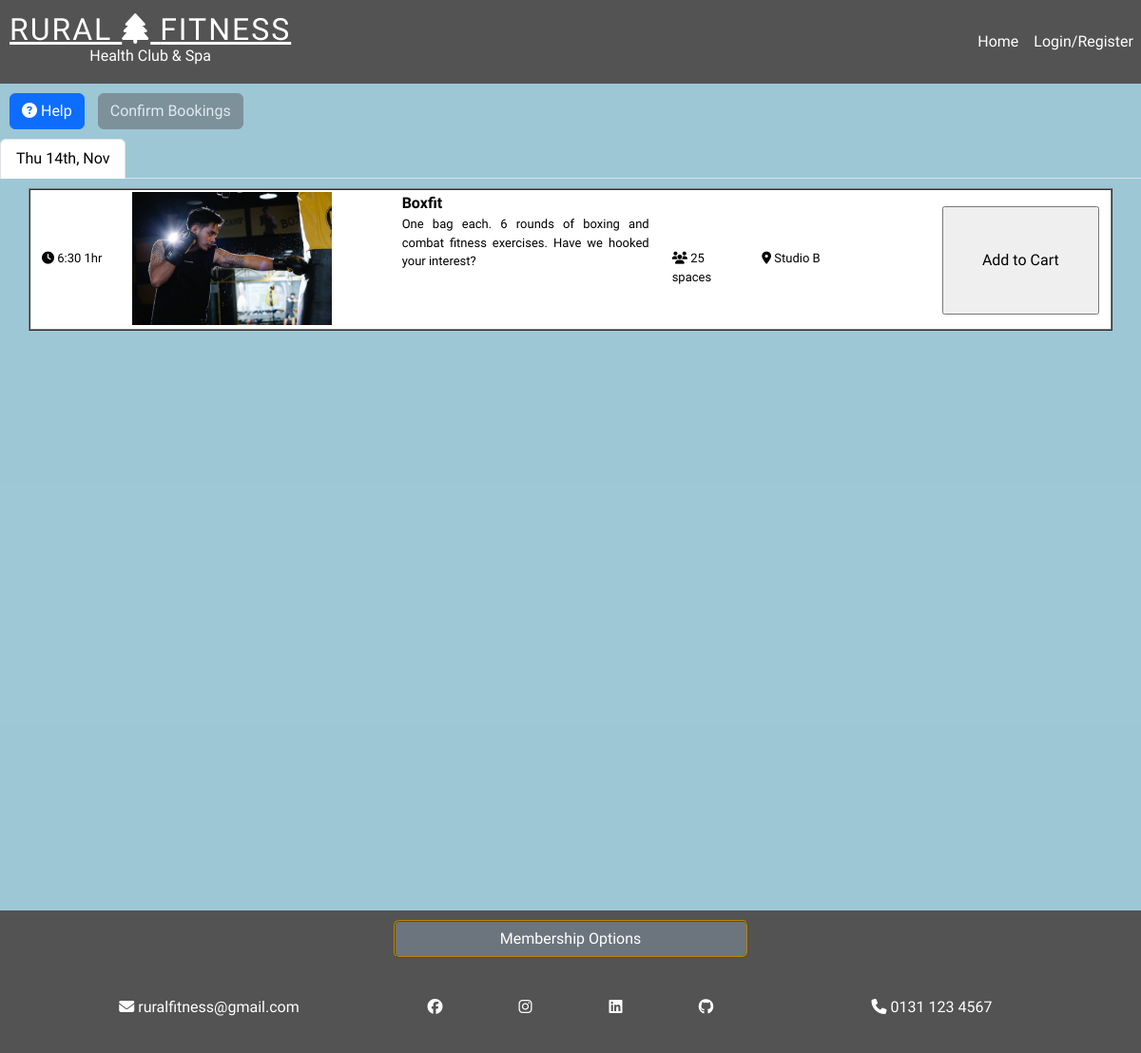
Page /timetable.html on the committed database.
### classbooking_app/models.py (models this page shows, shortened)
class Session(models.Model):
    activity = models.ForeignKey(Activity, on_delete=models.CASCADE)
    date = models.DateField(default=date.today())
    time = models.TimeField(default=datetime.now())
    spaces = models.IntegerField(default=25)
    location = models.CharField(max_length=50, default='Studio A')
    running = models.BooleanField(default=True)

class Activity(models.Model):
    name = models.CharField(
        max_length=50,
        null=False,
        blank=False,
        default="test_class"
        )
    description = models.CharField(
        max_length=200,
        null=False,
        blank=False,
        default="test_description"
        )
    image = models.CharField(
        max_length=200,
        default="test_description"
        )
    capacity = models.IntegerField(
        null=False,
        blank=False,
        default=25
    )
    duration = models.CharField(
        max_length=5,
        null=False,
        blank=False,
        default="1hr"
    )

### classbooking_app/views.py (the view, shortened to what this page needs)
# urls.py: path('timetable.html', views.load_timetable, name='load_timetable'),
def load_timetable(request):
    user = request.user
    confirmed = ""
    cart = ""
    cancel_id = ""
    timtbl_feedback = ""
    today = date.today()
    tomorrow = date.today() + timedelta(days=1)
    next_week = (date.today() + timedelta(days=6))
    now = datetime.now()
    weeks_sessions = Session.objects.filter(date__range=[tomorrow, next_week]).order_by("date", "time")
    todays_sessions = Session.objects.filter(date=today, time__gte=now).order_by("date", "time")
    if len(todays_sessions) == 0:
        tab_range = [tomorrow, next_week]
        active_date = tomorrow
    else:
        tab_range = [today, next_week]
        active_date = today
    dates = Session.objects.filter(date__range=tab_range).values_list(
        'date', flat=True).distinct().order_by("date")
    existing_bookings = Booking.objects.filter(user=user)
    existing_bookings = Booking.objects.filter(user=user)
    context = {
        'todays_sessions': todays_sessions,
        'weeks_sessions': weeks_sessions,
        'todays_sessions': todays_sessions,
        'dates': dates,
        'existing_bookings': existing_bookings,
        'confirmed': confirmed,
        'cart': cart,
        'cancel_id': cancel_id,
        'today': today,
        'active_date': active_date,
        'timtbl_feedback': timtbl_feedback
        }
    return render(request, 'classbooking_app/timetable.html', context)

### classbooking_app/templates/classbooking_app/timetable.html (shortened to what this page needs)
<!DOCTYPE html>
<html lang="en">
<head>
    <link href="https://cdn.jsdelivr.net/npm/bootstrap@5.3.0-alpha1/dist/css/bootstrap.min.css" rel="stylesheet">
    <link rel="stylesheet" href="../../static/classbooking_app/css/style.css">
</head>
<body>
  <header>
    <nav class="navbar fixed-top navbar-expand-sm navbar-dark justify-content-between">
        <a class="navbar-brand" href="/">
          <div id="logo">
              <h2>RURAL <i class="fa-solid fa-tree"></i> FITNESS</h2>
              <p>Health Club & Spa</p>
          </div>
        </a>
        <div class="collapse navbar-collapse" id="navbarNav">
          <ul class="navbar-nav ml-auto">
            <li class="nav-item active">
              <a class="nav-link" href="/">Home <span class="sr-only">(current)</span></a>
            </li>
            {% if user.is_authenticated %}
            <li class="nav-item">
                <a class="nav-link" href="/timetable.html" id="timetable-link">Timetable</a>
            </li>
            <li class="nav-item">
              <a class="nav-link" href="/view_bookings.html">Members Area</a>
            </li>
            {% if user.is_superuser %}
            <li class="nav-item">
              <a class="nav-link" href="/admin.html">Admin</a>
            </li>
            {% endif %}
            <li class="nav-item">
              <a class="nav-link" href="{% url 'logout' %}">
                Logout
              </a>
                {% else %}
                <a class="nav-link" href="{% url 'login' %}">
                  Login/Register
                </a>
                {% endif %}
          </ul>
        </div>
      </nav>
    </header>
<div class="light-background">
<div id="timetable-instructions" class="beneath-header">
    <a id="help-btn" class="btn btn-primary" data-toggle="collapse" href="#timetable-help" role="button" aria-expanded="false" aria-controls="timetable-help">
      <i class="fa-solid fa-circle-question"></i> Help
    </a>
  <button type="button" class="btn btn-secondary" id="checkout-btn" data-toggle="modal" data-target="#timetable-modal" disabled>
    Confirm Bookings
    </button>
</div>
<nav>
  <div class="nav nav-tabs" id="nav-tab" role="tablist">
    {% for date in dates %}
    {% if date == active_date %}
    <a class="nav-item nav-link date-tabs active" id="nav-{{ date }}-tab" data-toggle="tab" href="#nav-{{ date }}" role="tab" aria-controls="nav-{{ date }}" aria-selected="true">{{ date |date:"D jS, M" }}</a>
    {% else %}
    <a class="nav-item nav-link date-tabs" id="nav-{{ date }}-tab" data-toggle="tab" href="#nav-{{ date }}" role="tab" aria-controls="nav-{{ date }}">{{ date |date:"D jS, M" }}</a>
    {% endif %}
    {% endfor %}
    <a class="nav-item nav-link" href="#">
  </a>
  </div>
</nav>
<form method="POST" id="timetable-form">
<div class="tab-content" id="timetable-tabContent">
{% for date in dates %}
{% if date == active_date %}
  <div class="tab-pane fade show active" id="nav-{{ date }}" role="tabpanel" aria-labelledby="nav-{{ date }}-tab">
{% else %}
<div class="tab-pane fade show" id="nav-{{ date }}" role="tabpanel" aria-labelledby="nav-{{ date }}-tab">
{% endif %}
  <div class="container height-class timetable-cont">
 {% for session in todays_sessions %}
 {% if session.date == date %}
 <div class="session row run-{{ session.running }}">
  <div class="col-12 col-sm-12 col-md-12 col-lg-1 icon-field xs-font"><i class="fa-solid fa-clock"></i> {{ session.time | time:"G:i" }} {{ session.activity.duration }}</div>
  <div class="col-6 col-sm-4 col-md-3 has-bg-img img-div">
    <img class="bg-img my-image" src="../../static/classbooking_app/images/{{ session.activity.image }}">
  </div>
  <div class="col-6 col-sm-6 col-md-3 col-lg-3"><strong>{{ session.activity.name }}</strong>
    <p class="description">{{ session.activity.description }}</p>
  </div>
  <div class="col-6 col-sm-2 col-md-1 col-lg-1 xs-font icon-field">
    {% if session.running == True %}
    <i class="fa-solid fa-users"></i>
    {{ session.spaces }} spaces
    {% else %}
    <div> Apologies, the gym has had to cancel this class. </div>
    {% endif %}
  </div>
  <div class="col-6 col-sm-6 col-md-2 col-lg-2 icon-field xs-font">
    {% if session.running == True %} <i class="fa-solid fa-location-dot"></i><span> {{ session.location }} </span>{% endif %}
  </div>
  <div class="col-6 offset-6 col-sm-4 col-md-3 col-lg-2 offset-md-0 offset-sm-2 ">
    {% if session.running == False %}
    <div></div>
    {% elif session.spaces > 0 %}
    <input class="add-to-cart run-{{ session.running }}-btn" type="button" id="{{ session.id }}" name="{{ session.id }}" value="Add to Cart">
    {% else %}
    <div> Class Currently Full </div>
    {% endif %}
  </div>
</div>
 {% endif %}
 {% endfor %}
</div>
 </div>
  {% endfor %}
  <footer class="dark-background">
    <div id="footer-btn-section">
      {% if user.is_authenticated %}
          <a href="/view_bookings.html">
            <button id="footer-btn" type="button" class="btn btn-secondary link-btn">
              Members Area
              </button>
          </a>
      {% else %}
          <a href="{% url 'signup' %}">
            <button id="footer-btn" type="button" class="btn btn-secondary link-btn">
              Membership Options
            </button>
          </a>
      {%endif %}
      </div>
    <div id="contact" class="container">
      <div id="footer-contact-links" class="row">
        <div class="col-12 col-sm-6 col-md-4 order-md-first"><i class="fa-solid fa-envelope"></i> ruralfitness@gmail.com</div>
        <div class="col-12 col-sm-6 col-md-4 order-md-last"><i class="fa-solid fa-phone"></i> 0131 123 4567</div>
        <div class="col-4 col-sm-3 col-md-1"><i class="fa-brands fa-facebook"></i></div>
        <div class="col-2 col-sm-3 col-md-1"><i class="fa-brands fa-instagram"></i></div>
        <div class="col-2 col-sm-3 col-md-1"><i class="fa-brands fa-linkedin"></i></div>
        <div class="col-4 col-sm-3 col-md-1"><i class="fa-brands fa-github"></i></div>
      </div>
    </div>
  </body>
</body>
</html>

### classbooking_app/static/classbooking_app/css/style.css (style rules this page uses)
body { font-family: 'Mallanna', sans-serif; }
.link-btn { margin:auto; width:100%; border-style: ridge; border-color: darkgoldenrod; border-width: 2px; }
.navbar { height:88px; background-color: rgb(84, 83, 83); }
.navbar ul { background-color: rgb(84, 83, 83); }
.dark-background { color:white; background-color: rgb(84, 83, 83); }
.light-background { color:black; background-color: rgba(156, 199, 213, 0.983); }
.session { font-family: 'Red Hat Text', sans-serif; }
#navbarNav a { color:white; }
.navbar-nav { margin-left:auto; }
#logo { color:white; text-align: center; font-family: 'Mallanna', sans-serif; font-weight: 500; padding-left:10px; padding-right:10px; line-height: 0.1; }
#logo h2 { letter-spacing: 2px; text-decoration-line: underline; }
#logo p { font-size: medium; }
.beneath-header { margin-top:88px; }
.session { background-color: white;; border-style: ridge; border-width: 2px; border-color:grey; padding-bottom: 2px; padding-top: 2px; text-align: justify; }
.description { font-size:small }
.icon-field { font-size:small; font-weight: 500; text-align: left; }
.my-image { width:100%; height:auto; }
#help-btn, #checkout-btn { margin: 10px; margin-right:0px; }
@media (min-width:576px) { .session { height:180px; font-size:small; } }
@media (min-width:768px) { .session { height:150px; } }
@media (min-width:768px) { .session input { height:80%; width:100%; } }
@media (min-width:992px) { .session { height:150px; font-size:medium } }
@media (min-width:992px) { .icon-field { margin-top: 60px; } }
@media (min-width:992px) { .session input { width:100%; margin-top: 15px; } }
@media (min-width:1200px) { .my-image { width:auto; height:140px; } }
#timetable-tabContent { margin-top: 10px; }
.height-class { height:700px; }
footer { font-size: small; min-height:150px; text-align: center; }
@media (min-width:700px) { footer { font-size:medium } }
#footer-btn-section { width:50%; margin:auto; padding: 10px; }
#footer-btn { font-size: medium; max-width:373px; }
#footer-contact-links { margin-top:30px; }
.timetable-cont { height:700px; margin-bottom:60px; overflow: scroll; }

### rows in the picture
Session: time "6:30", activity.duration "1hr", activity.image (picture), activity.name "Boxfit", activity.description "One bag each. 6 rounds of boxing and combat fitness exercises. Have we hooked your interest?", spaces "25", location "Studio B"

### other values in the picture
{{ date |date:"D jS, M" }} "Thu 14th, Nov"
